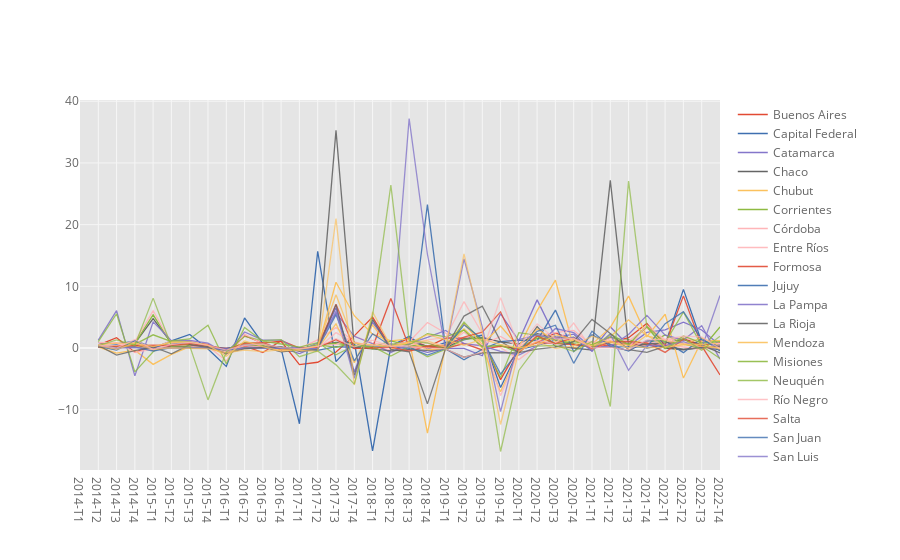

Notebook code cell kept with this figure:
### Markdown cell above
##### Acceso por cada 100 hogares

En este gráfico también podemos observar los elevados cambios en la Rioja y San Luis, siendo esta última región la que cuenta con mayor crecimiento en el país.
En contraste con las provincias de Formosa y Santa Cruz que son las que tienen mayor rezago en acceso a intenet

### Code cell
# calculamos la diferencia entre periodos, comparado con el anterior por cada provincia
IxProv.diff().iplot(kind='line')
